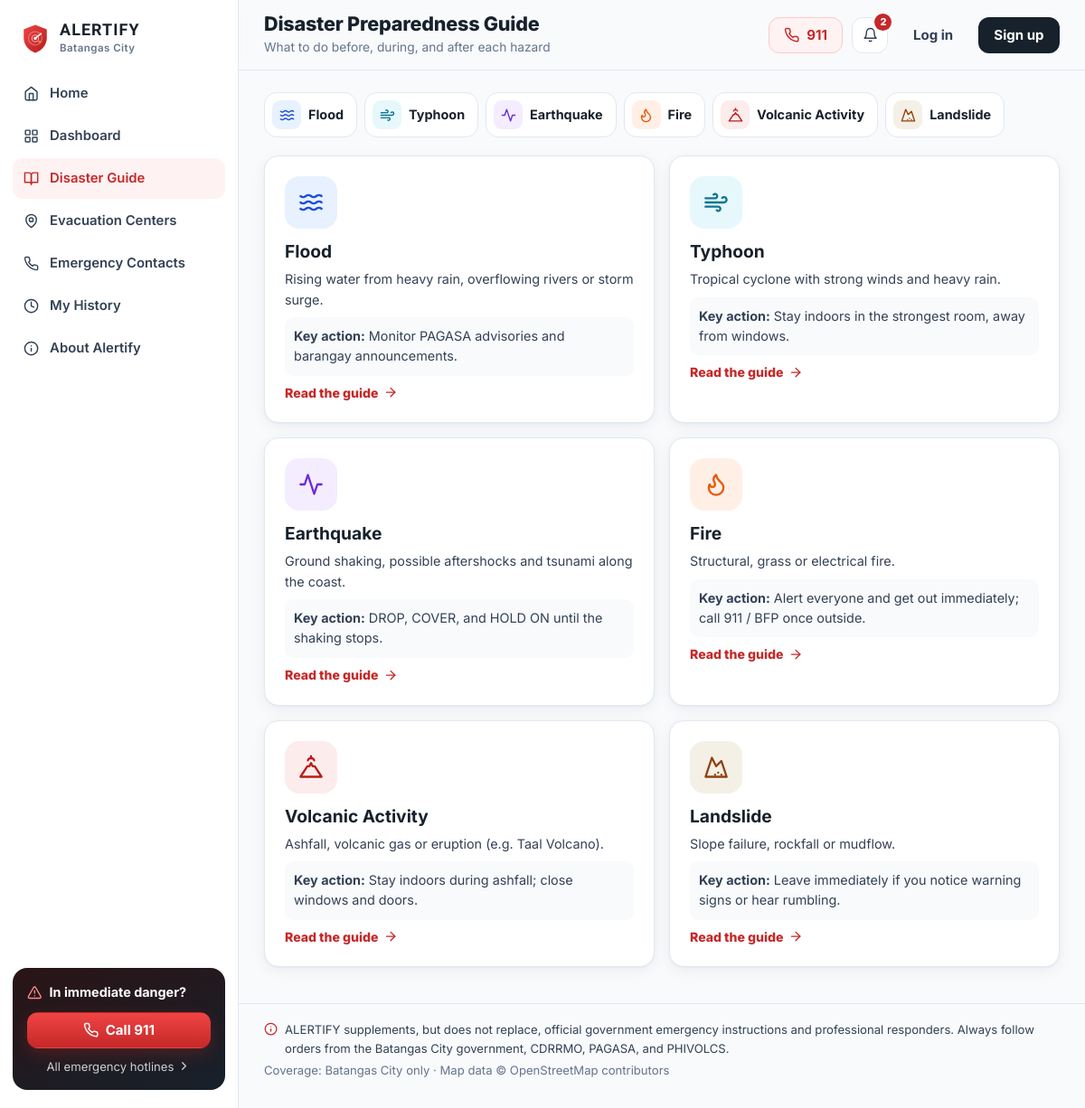
/guide, run on the app's committed database.
### models.py (models this page shows)
class DisasterCategory(db.Model):
    __tablename__ = "disaster_categories"
    id = db.Column(db.Integer, primary_key=True)
    code = db.Column(db.String(30), unique=True, nullable=False)
    name = db.Column(db.String(60), nullable=False)
    icon = db.Column(db.String(10))
    description = db.Column(db.String(255))
    sort_order = db.Column(db.Integer, default=0)
    active = db.Column(db.Boolean, default=True)

class DisasterInstruction(db.Model):
    __tablename__ = "disaster_instructions"
    id = db.Column(db.Integer, primary_key=True)
    disaster = db.Column(db.String(30), nullable=False, index=True)  # category code or 'general'
    context = db.Column(db.String(12), nullable=False, default="response")
    section = db.Column(db.String(20), nullable=False)
    condition = db.Column(db.String(40), default="base")
    text = db.Column(db.Text, nullable=False)
    priority = db.Column(db.Integer, default=50)  # lower shows first
    source = db.Column(db.String(160))
    active = db.Column(db.Boolean, default=True)
    updated_at = db.Column(db.DateTime, default=utcnow, onupdate=utcnow)

### app.py (the view)
@app.route("/guide")
def guide():
    return render_template("guide.html", guide=load_guide(), sections=GUIDE_SECTIONS, active_code=None)

### app.py (called while the page is built, shortened)
def ph_time(dt, fmt="%b %d, %Y %I:%M %p"):
    return (dt + PH_OFFSET).strftime(fmt) if dt else "—"

def csrf_token():
    if "csrf" not in session:
        session["csrf"] = secrets.token_urlsafe(32)
    return session["csrf"]

@app.before_request
def csrf_protect():
    session.permanent = True

@app.after_request
def security_headers(resp):
    resp.headers.setdefault("X-Content-Type-Options", "nosniff")
    resp.headers.setdefault("X-Frame-Options", "SAMEORIGIN")
    resp.headers.setdefault("Referrer-Policy", "strict-origin-when-cross-origin")
    resp.headers.setdefault("Permissions-Policy", "geolocation=(self)")
    return resp

def visible_notifications(limit=None):
    now = utcnow()
    qry = Notification.query.filter(Notification.active.is_(True),
                                    or_(Notification.expires_at.is_(None), Notification.expires_at > now))
    if current_user.is_authenticated and current_user.barangay:
        qry = qry.filter(or_(Notification.barangay.is_(None), Notification.barangay == "",
                             Notification.barangay == current_user.barangay))
    qry = qry.order_by(Notification.created_at.desc())
    return qry.limit(limit).all() if limit else qry.all()

def unread_ids(notes):
    ids = [n.id for n in notes]
    if not ids:
        return set()
    if current_user.is_authenticated:
        read = {r.notification_id for r in NotificationRead.query.filter(
            NotificationRead.user_id == current_user.id, NotificationRead.notification_id.in_(ids))}
        return set(ids) - read
    seen = session.get("notif_seen", 0)
    return {n.id for n in notes if n.id > seen}

@app.context_processor
def inject_globals():
    notes = visible_notifications(limit=8)
    return {
        "categories": DisasterCategory.query.filter_by(active=True).order_by(DisasterCategory.sort_order).all(),
        "primary_contacts": EmergencyContact.query.filter_by(active=True, is_primary=True)
        .order_by(EmergencyContact.sort_order).all(),
        "nav_notifications": notes,
        "nav_unread": unread_ids(notes),
        "severity_labels": engine.SEVERITY_LABELS,
        "setup_warning": setup_warning(),
    }

def setup_warning():
    if not ON_VERCEL:
        return None

### models.py (called while the page is built)
def utcnow():
    return datetime.now(timezone.utc).replace(tzinfo=None)

### templates/guide.html (shortened to what this page needs)
{% extends "app_layout.html" %}
{% import "_macros.html" as m with context %}
{% block page_title %}Disaster Preparedness Guide{% endblock %}
{% block page_sub %}<p>What to do before, during, and after each hazard</p>{% endblock %}
{% block content %}
<nav class="guide-tabs" aria-label="Hazards">
  {% for c in categories if c.code != 'other' %}
    <a href="{{ url_for('guide_detail', code=c.code) }}" class="gtab {{ 'active' if active_code == c.code }}">
      <span class="hz-ic sm hz-{{ c.code }}">{{ icon(c.code) }}</span>{{ c.name }}
    </a>
  {% endfor %}
</nav>
{% if not active_code %}
  <div class="guide-overview">
    {% for c in categories if c.code != 'other' %}
      {% set g = guide.get(c.code, {}) %}
      <a class="guide-card" href="{{ url_for('guide_detail', code=c.code) }}">
        <span class="hz-ic lg hz-{{ c.code }}">{{ icon(c.code) }}</span>
        <h2>{{ c.name }}</h2>
        <p>{{ c.description }}</p>
        {% if g.get('during') %}<p class="gc-tip"><b>Key action:</b> {{ g['during'][0].text }}</p>{% endif %}
        <span class="feature-go">Read the guide {{ icon('arrow') }}</span>
      </a>
    {% endfor %}
  </div>
{% endif %}
{% endblock %}

### static/css/style.css (style rules this page uses)
:root { --red: #C62828; --red-2: #EF4444; --red-dark: #8E1B1B; --red-50: #FEF2F2; --red-100: #FDE2E2; --orange: #FF8C42; --bg: #F8FAFC; --ink: #17212B; --ink-2: #334155; --muted: #64748B; --line: #E2E8F0; --card: #FFFFFF; --green: #16A34A; --green-50: #ECFDF3; --amber: #F59E0B; --amber-50: #FFFBEB; --blue: #2563EB; --radius: 16px; --radius-sm: 10px; --shadow: 0 1px 2px rgba(23, 33, 43, .04), 0 4px 16px rgba(23, 33, 43, .06); --shadow-lg: 0 10px 40px rgba(23, 33, 43, .14); --side-w: 264px; --font: 'Inter', system-ui, -apple-system, 'Segoe UI', Roboto, sans-serif; --display: 'Archivo Black', 'Inter', system-ui, sans-serif; }
*, *::before, *::after { box-sizing: border-box; }
html { -webkit-text-size-adjust: 100%; scroll-behavior: smooth; }
body { margin: 0; font-family: var(--font); color: var(--ink); background: var(--bg); line-height: 1.55; font-size: 15px; }
img, svg { max-width: 100%; }
a { color: inherit; }
h1, h2, h3, h4 { line-height: 1.2; margin: 0 0 .5em; }
p { margin: 0 0 .75em; }
.ic { width: 1.15em; height: 1.15em; flex: none; vertical-align: -0.2em; }
.side-sos-title .ic { color: #FF8A8A; }
.topbar-title p { margin: 2px 0 0; color: var(--muted); font-size: .86rem; }
.app-foot .ic { color: var(--red); margin-top: 2px; }
.hz-ic { width: 44px; height: 44px; border-radius: 13px; display: inline-grid; place-items: center; flex: none; background: var(--red-50); color: var(--red); }
.hz-ic .ic { width: 22px; height: 22px; }
.hz-ic.sm { width: 32px; height: 32px; border-radius: 9px; }
.hz-ic.sm .ic { width: 17px; height: 17px; }
.hz-ic.lg { width: 58px; height: 58px; border-radius: 16px; }
.hz-ic.lg .ic { width: 28px; height: 28px; }
.hz-flood { background: #E8F1FF; color: #1D4ED8; }
.hz-typhoon { background: #E6F8FB; color: #0E7490; }
.hz-earthquake { background: #F3EDFF; color: #6D28D9; }
.hz-fire { background: #FFEFE5; color: #EA580C; }
.hz-volcanic { background: #FDECEC; color: #B91C1C; }
.hz-landslide { background: #F5F0E6; color: #92400E; }
.guide-tabs { display: flex; gap: 8px; flex-wrap: wrap; margin-bottom: 20px; }
.gtab { display: flex; align-items: center; gap: 8px; padding: 8px 14px 8px 8px; border-radius: 14px; border: 1px solid var(--line); background: #fff; text-decoration: none; font-weight: 700; font-size: .9rem; }
.guide-overview { display: grid; grid-template-columns: repeat(auto-fill, minmax(300px, 1fr)); gap: 16px; }
.guide-card { background: #fff; border: 1px solid var(--line); border-radius: var(--radius); padding: 22px; box-shadow: var(--shadow); text-decoration: none; display: flex; flex-direction: column; gap: 8px; transition: transform .2s, box-shadow .2s; }
.guide-card h2 { margin: 6px 0 0; font-size: 1.2rem; }
.guide-card p { color: var(--ink-2); margin: 0; font-size: .9rem; }
.gc-tip { background: #F8FAFC; border-radius: 10px; padding: 10px; }
.feature-go { color: var(--red); font-weight: 800; font-size: .88rem; display: inline-flex; gap: 6px; align-items: center; }

### data on the page
DisasterCategory: name "Flood", description "Rising water from heavy rain, overflowing rivers or storm surge."
DisasterCategory: name "Typhoon", description "Tropical cyclone with strong winds and heavy rain."
DisasterCategory: name "Earthquake", description "Ground shaking, possible aftershocks and tsunami along the coast."
DisasterCategory: name "Fire", description "Structural, grass or electrical fire."
DisasterCategory: name "Volcanic Activity", description "Ashfall, volcanic gas or eruption (e.g. Taal Volcano)."
DisasterCategory: name "Landslide", description "Slope failure, rockfall or mudflow."
DisasterInstruction: text "Monitor PAGASA advisories and barangay announcements."
DisasterInstruction: text "Stay indoors in the strongest room, away from windows."
DisasterInstruction: text "DROP, COVER, and HOLD ON until the shaking stops."
DisasterInstruction: text "Alert everyone and get out immediately; call 911 / BFP once outside."
DisasterInstruction: text "Stay indoors during ashfall; close windows and doors."
DisasterInstruction: text "Leave immediately if you notice warning signs or hear rumbling."

### other printed values
{{ label }} "Home" "Dashboard" "Disaster Guide" "Evacuation Centers" "Emergency Contacts" "My History" "About Alertify"
{{ nav_unread|length }} "2"
